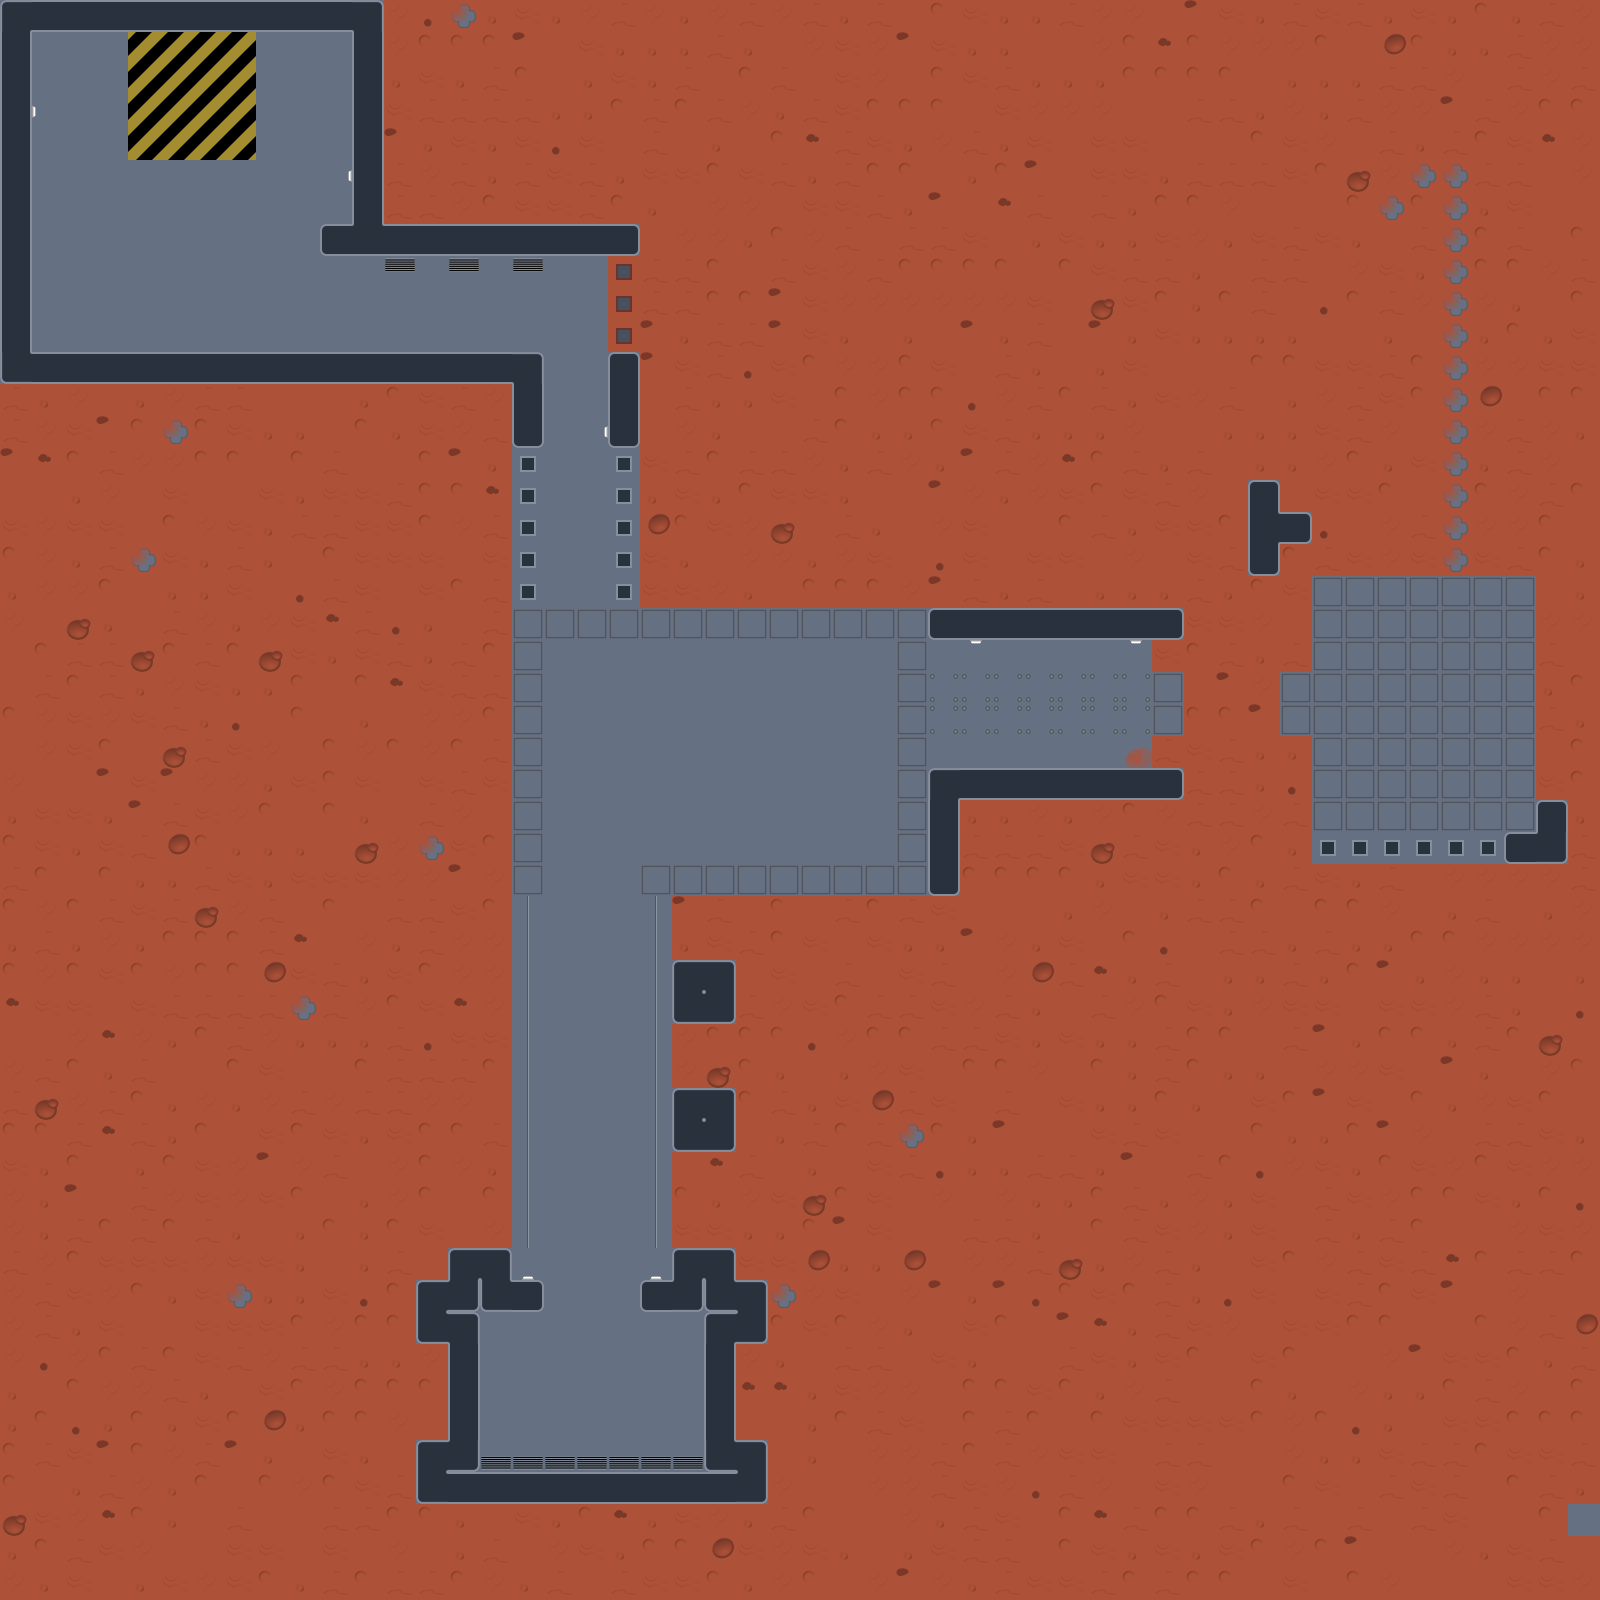

This is a level from a 2D game, rendered from its Tiled map with the project's own tilesets. A one-line summary and the map file follow, with tile-layer data summarised:
An orthogonal 50x50 tile map with 32x32 px tiles, 1 tile layer (Base), 4 tilesets and 22 objects.

<map version="1.0" tiledversion="1.0.3" orientation="orthogonal" renderorder="right-up" width="50" height="50" tilewidth="32" tileheight="32" nextobjectid="39">
 <properties>
  <property name="ambient" type="color" value="#ff26264c" />
 </properties>
 <tileset firstgid="1" source="mars_margin.tsx" />
 <tileset firstgid="145" source="obj_large.tsx" />
 <tileset firstgid="161" source="obj_small.tsx" />
 <tileset firstgid="225" source="obj_wide.tsx" />
 <layer name="Base" width="50" height="50">
  <data>[2500 cells, 2500 non-empty, 39 distinct tile ids]</data>
 </layer>
 <objectgroup name="Objects">
  <object id="8" gid="145" x="160" y="128" width="64" height="64" />
  <object id="10" gid="182" x="47" y="307" width="32" height="32" />
  <object id="11" gid="182" x="76" y="326" width="32" height="32" />
  <object id="12" gid="230" x="513" y="288" width="64" height="32" />
  <object id="14" gid="225" x="1056" y="832" width="64" height="32" rotation="-270" />
  <object id="19" gid="225" x="992" y="832" width="64" height="32" rotation="-270" />
  <object id="20" gid="147" x="640" y="768" width="64" height="64" />
  <object id="21" gid="201" x="576" y="1568" width="32" height="32" />
  <object id="25" gid="233" x="512" y="1440" width="64" height="32" />
  <object id="26" gid="233" x="512" y="1376" width="64" height="32" />
  <object id="27" gid="233" x="608" y="1376" width="64" height="32" />
  <object id="28" gid="233" x="608" y="1440" width="64" height="32" />
  <object id="29" gid="238" x="1536" y="736" width="64" height="32" rotation="90" />
  <object id="30" gid="238" x="1536" y="672" width="64" height="32" rotation="90" />
  <object id="31" gid="182" x="1376" y="800" width="32" height="32" />
  <object id="32" gid="182" x="1386.67" y="750.667" width="32" height="32" />
  <object id="33" gid="182" x="1416" y="786.667" width="32" height="32" />
  <object id="34" gid="182" x="1396" y="638.667" width="32" height="32" />
  <object id="35" gid="182" x="1356" y="625.333" width="32" height="32" />
  <object id="36" gid="182" x="1389.33" y="573.333" width="32" height="32" />
  <object id="37" gid="182" x="1346.67" y="540" width="32" height="32" />
  <object id="38" gid="194" x="1408" y="224" width="32" height="32" />
 </objectgroup>
</map>
